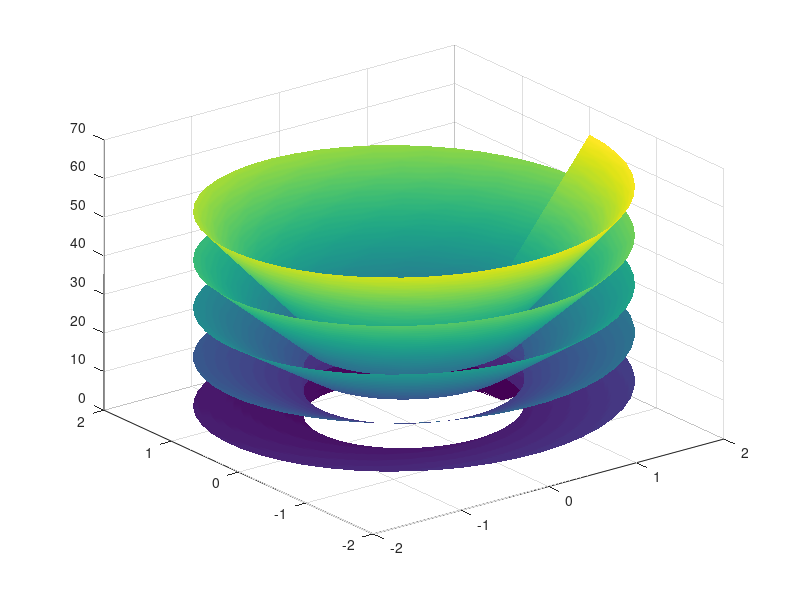

Source code (MATLAB):
% mreza tock za r in th
r = linspace(1,2,50);
th = linspace(0,10*pi,250);
[r2d,th2d] = meshgrid(r,th);

% x in y v polarnih koordinatah
xFun = @(r,th) r.*cos(th);
yFun = @(r,th) r.*sin(th);

% x,y,z koordinate na mrezah
x2d = xFun(r2d,th2d);
y2d = yFun(r2d,th2d);
z2d = r2d.*th2d;

% narisemo funkcijo
figure
axis equal
surf(x2d,y2d,z2d)
shading interp % izbrisemo crte
